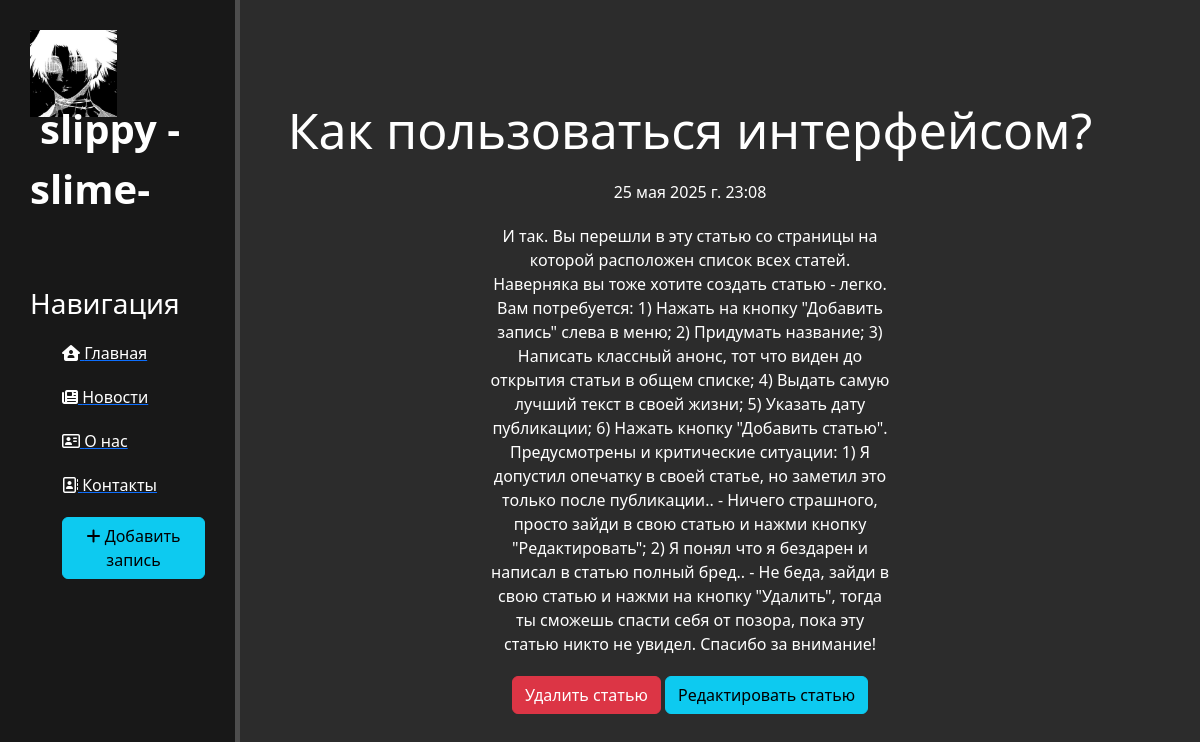
Page /news/11 on the committed database.
### news/models.py (models this page shows, shortened)
class Articles(models.Model):
    title = models.CharField('Название', max_length=50)
    anons = models.CharField('Анонс', max_length=250)
    full_text = models.TextField('Статья')
    date = models.DateTimeField('Дата публикации')
    class Meta:
        verbose_name = 'Новость'
        verbose_name_plural = 'Новости'

### news/views.py (the view)
# urls.py: path('<int:pk>', views.NewsDetailView.as_view(), name='news-detail'),
class NewsDetailView(DetailView):
    model = Articles
    template_name = 'news/details_view.html'
    context_object_name = 'article'

### news/templates/news/details_view.html (shortened to what this page needs)
{% extends 'main/layout.html' %}
{% block content %}
    <div class="features">
        <h1>{{ article.title }}</h1>
        <p>{{ article.date }}</p>
        <p>{{ article.full_text }}</p>
        <a href="{% url 'news-delete' article.id %}" class="btn btn-danger">Удалить статью</a>
        <a href="{% url 'news-update' article.id %}" class="btn btn-info">Редактировать статью</a>
    </div>
{% endblock %}

### main/static/main/css/main.css (style rules this page uses)
body { background: #2c2c2c; }
main .features { float: left; color: #fff; margin-top: 100px; text-align: center; width: 75%; }
main .features h1 { font-size: 50px; }
main .features p { max-width: 400px; margin: 20px auto }

### rows in the picture
Articles: title "Как пользоваться интерфейсом?", date "25 мая 2025 г. 23:08", full_text "И так. Вы перешли в эту статью со страницы на которой расположен список всех статей. Наверняка вы тоже хотите создать статью - легко. Вам потребуется: 1) Нажать на кнопку \"Добавить запись\" слева в меню; 2) Придумать название; 3) Написать классный анонс, тот что виден до открытия статьи в общем списке; 4) Выдать самую лучший текст в своей жизни; 5) Указать дату публикации; 6) Нажать кнопку \"Добавить статью\". Предусмотрены и критические ситуации: 1) Я допустил опечатку в своей статье, но заметил это только после публикации.. - Ничего страшного, просто зайди в свою статью и нажми кнопку \"Редактировать\"; 2) Я понял что я бездарен и написал в статью полный бред.. - Не беда, зайди в свою статью и…"
